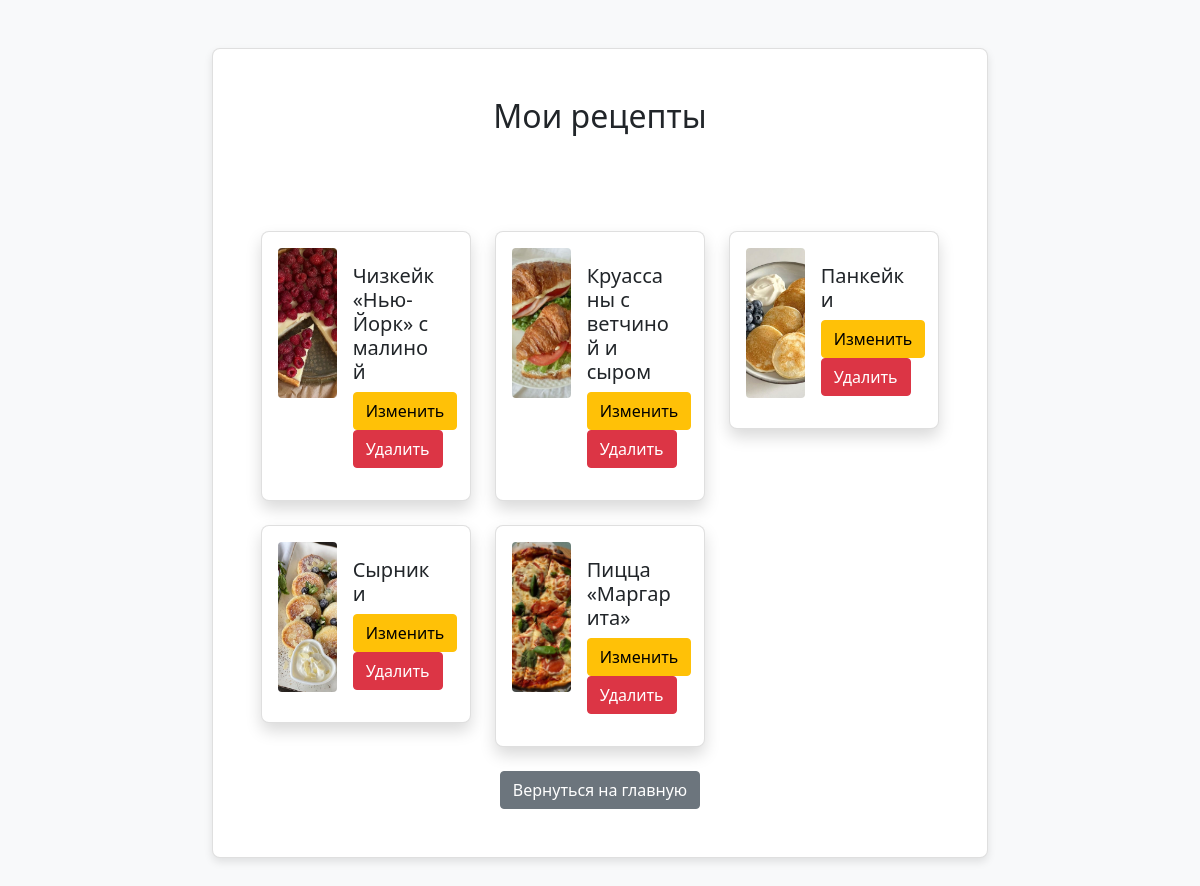
The page /my_recipes (signed in) on the database its author committed.
### base.py (models this page shows)
class Recipes(SqlAlchemyBase):
    __tablename__ = 'recipes'
    id = sa.Column(sa.Integer,
                   primary_key=True,
                   autoincrement=True,
                   unique=True)
    user_id = sa.Column(sa.Integer,
                        ForeignKey('users.id'),
                        nullable=False)
    title = sa.Column(sa.String(255),
                      nullable=False)
    ingredients = sa.Column(sa.Text,
                            nullable=False)
    description = sa.Column(sa.Text,
                            nullable=False)
    image = sa.Column(sa.String(255),
                      nullable=True)
    user = orm.relationship("Users", back_populates="recipes")
    comments = orm.relationship("Comments",
                                order_by="Comments.id",
                                back_populates="recipe")

### main.py (the view)
@app.route('/my_recipes')
def my_recipes():
    user_id = session.get('user_id')
    if not user_id:
        return redirect(url_for('login'))
    user_recipes = db_session.query(Recipes).filter_by(user_id=user_id).all()
    return render_template('my_recipes.html', user_recipes=user_recipes)

### templates/my_recipes.html (shortened to what this page needs)
{% extends "base.html" %}
{% block content %}
<div class="container-fluid px-0">
    <div class="row mx-0 py-5">
        <div class="col-12 col-md-10 col-lg-8 mx-auto">
            <div class="card p-5" style="max-width: 1200px;">
                <h2 class="text-center mb-5">Мои рецепты</h2>
                <div class="recipe-section container-fluid px-0 mt-5">
                    <div class="row g-4">
                        {% for recipe in user_recipes %}
                        <div class="col-md-6 col-lg-4">
                            <div class="recipe-card card p-3 shadow">
                                <div class="row g-0">
                                    <div class="col-4">
                                        <img src="{{ url_for('static', filename='images/' + recipe.image) }}"
                                             alt="Рецепт"
                                             class="img-fluid rounded"
                                             style="height: 150px; object-fit: cover;">
                                    </div>
                                    <div class="col-8">
                                        <div class="card-body">
                                            <h5 class="card-title">{{ recipe.title }}</h5>
                                            <div class="d-flex justify-content-between">
                                                <div>
                                                    <a href="{{ url_for('edit_recipe', recipe_id=recipe.id) }}" class="btn btn-warning me-2">Изменить</a>
                                                    <button type="button" class="btn btn-danger"
                                                            data-bs-toggle="modal"
                                                            data-bs-target="#deleteModal-{{ recipe.id }}">
                                                        Удалить
                                                    </button>
                                                </div>
                                            </div>
                                        </div>
                                    </div>
                                </div>
                            </div>
                        </div>
                        {% endfor %}
                    </div>
                </div>
                <div class="text-center mt-4">
                    <a href="{{ url_for('main') }}" class="btn btn-secondary">
                        Вернуться на главную
                    </a>
                </div>
            </div>
        </div>
    </div>
</div>
{% endblock %}

### templates/base.html (style rules this page uses)
body { height: 100vh; background-color: #f8f9fa; }
.card { background-color: white; border-radius: 8px; box-shadow: 0 4px 8px rgba(0,0,0,0.1); max-width: 400px; width: 100%; }

### rows shown on the page
Recipes: image (picture), title "Чизкейк «Нью-Йорк» с малиной"
Recipes: image (picture), title "Круассаны с ветчиной и сыром"
Recipes: image (picture), title "Панкейки"
Recipes: image (picture), title "Сырники"
Recipes: image (picture), title "Пицца «Маргарита»"
